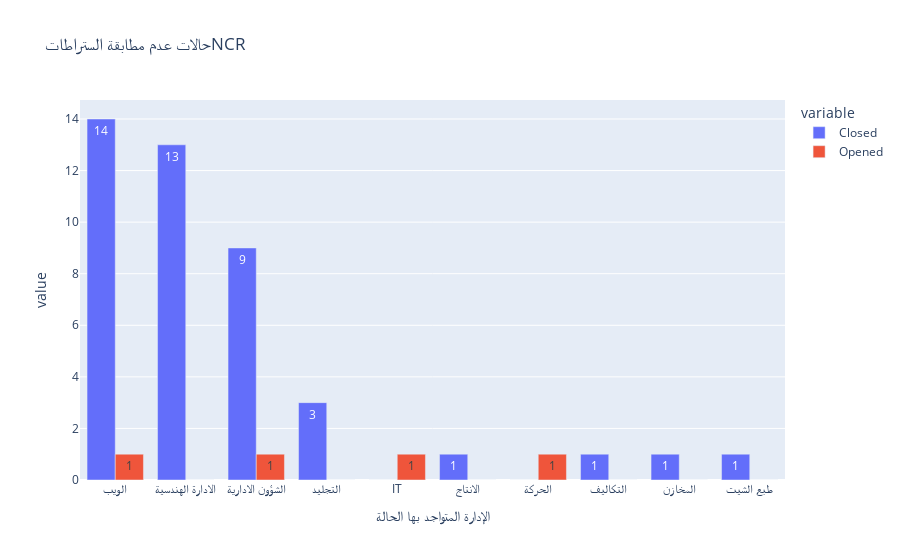

The notebook cell saved with this chart:
### Code cell
px.bar(data_frame=ncr_department,
       x='الإدارة المتواجد بها الحالة',
       y=['Closed', 'Opened'],
       barmode='group',text_auto=True,
       title='حالات عدم مطابقة الستراطاتNCR')

### Figure 1 — Plotly figure (JSON) as saved in the notebook; plotly's stock layout.template omitted (floating-point values rounded to 4 significant figures)
{"data": [{"alignmentgroup": "True", "hovertemplate": "variable=Closed<br>الإدارة المتواجد بها الحالة=%{x}<br>value=%{y}<extra></extra>", "legendgroup": "Closed", "marker": {"color": "#636efa", "pattern": {"shape": ""}}, "name": "Closed", "offsetgroup": "Closed", "orientation": "v", "showlegend": true, "textposition": "auto", "texttemplate": "%{y}", "type": "bar", "x": ["الويب", "الادارة الهندسية", "الشؤون الادارية", "التجليد", "IT", "الانتاج", "الحركة", "التكاليف", "المخازن", "طبع الشيت"], "xaxis": "x", "y": [14, 13, 9, 3, 0, 1, 0, 1, 1, 1], "yaxis": "y"}, {"alignmentgroup": "True", "hovertemplate": "variable=Opened<br>الإدارة المتواجد بها الحالة=%{x}<br>value=%{y}<extra></extra>", "legendgroup": "Opened", "marker": {"color": "#EF553B", "pattern": {"shape": ""}}, "name": "Opened", "offsetgroup": "Opened", "orientation": "v", "showlegend": true, "textposition": "auto", "texttemplate": "%{y}", "type": "bar", "x": ["الويب", "الادارة الهندسية", "الشؤون الادارية", "التجليد", "IT", "الانتاج", "الحركة", "التكاليف", "المخازن", "طبع الشيت"], "xaxis": "x", "y": [1, 0, 1, 0, 1, 0, 1, 0, 0, 0], "yaxis": "y"}], "layout": {"barmode": "group", "legend": {"title": {"text": "variable"}, "tracegroupgap": 0}, "title": {"text": "حالات عدم مطابقة الستراطاتNCR"}, "xaxis": {"anchor": "y", "domain": [0, 1], "title": {"text": "الإدارة المتواجد بها الحالة"}}, "yaxis": {"anchor": "x", "domain": [0, 1], "title": {"text": "value"}}}}
